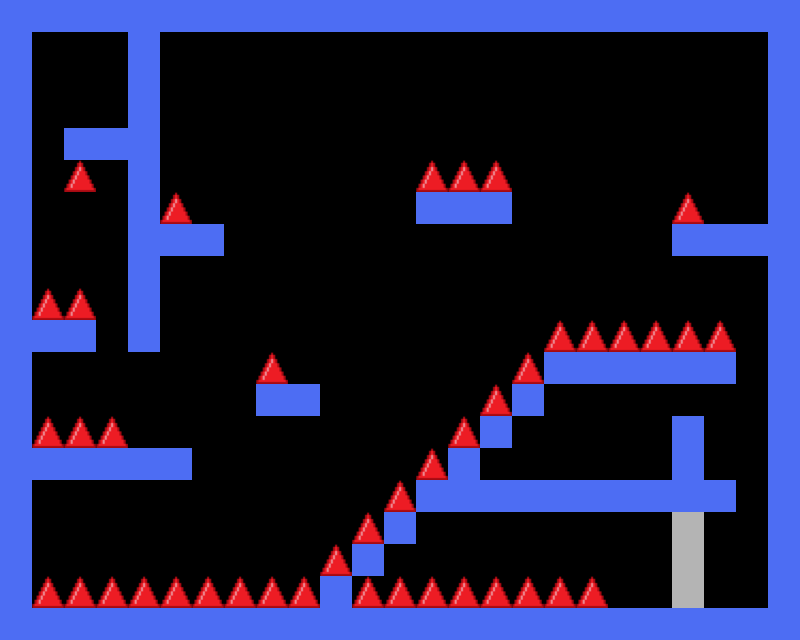

Tiled map render using the project's own tile images. Description and the whole map definition, tile-layer contents included, below:
An orthogonal 25x20 tile map with 32x32 px tiles, 3 tile layers (Collision, Spikes, TempBlocks), 3 tilesets.

<map version="1.8" orientation="orthogonal" width="25" height="20" tilewidth="32" tileheight="32" backgroundcolor="#000000">
    <tileset firstgid="1" name="black" tilewidth="32" tileheight="32">
        <image source="blooPixil.png" width="32" height="32" />
    </tileset>
    <tileset firstgid="2" name="spike" tilewidth="32" tileheight="32" tilecount="1" columns="1">
        <image source="32spike.png" width="32" height="32" />
    </tileset>
    <tileset firstgid="3" name="tempBlock" tilewidth="32" tileheight="32" tilecount="1" columns="1">
        <image source="tempBlock.png" width="32" height="32" />
    </tileset>
    <layer name="Collision" width="25" height="20">
        <data encoding="csv">
            1,1,1,1,1,1,1,1,1,1,1,1,1,1,1,1,1,1,1,1,1,1,1,1,1,
            1,0,0,0,1,0,0,0,0,0,0,0,0,0,0,0,0,0,0,0,0,0,0,0,1,
            1,0,0,0,1,0,0,0,0,0,0,0,0,0,0,0,0,0,0,0,0,0,0,0,1,
            1,0,0,0,1,0,0,0,0,0,0,0,0,0,0,0,0,0,0,0,0,0,0,0,1,
            1,0,1,1,1,0,0,0,0,0,0,0,0,0,0,0,0,0,0,0,0,0,0,0,1,
            1,0,0,0,1,0,0,0,0,0,0,0,0,0,0,0,0,0,0,0,0,0,0,0,1,
            1,0,0,0,1,0,0,0,0,0,0,0,0,1,1,1,0,0,0,0,0,0,0,0,1,
            1,0,0,0,1,1,1,0,0,0,0,0,0,0,0,0,0,0,0,0,0,1,1,1,1,
            1,0,0,0,1,0,0,0,0,0,0,0,0,0,0,0,0,0,0,0,0,0,0,0,1,
            1,0,0,0,1,0,0,0,0,0,0,0,0,0,0,0,0,0,0,0,0,0,0,0,1,
            1,1,1,0,1,0,0,0,0,0,0,0,0,0,0,0,0,0,0,0,0,0,0,0,1,
            1,0,0,0,0,0,0,0,0,0,0,0,0,0,0,0,0,1,1,1,1,1,1,0,1,
            1,0,0,0,0,0,0,0,1,1,0,0,0,0,0,0,1,0,0,0,0,0,0,0,1,
            1,0,0,0,0,0,0,0,0,0,0,0,0,0,0,1,0,0,0,0,0,1,0,0,1,
            1,1,1,1,1,1,0,0,0,0,0,0,0,0,1,0,0,0,0,0,0,1,0,0,1,
            1,0,0,0,0,0,0,0,0,0,0,0,0,1,1,1,1,1,1,1,1,1,1,0,1,
            1,0,0,0,0,0,0,0,0,0,0,0,1,0,0,0,0,0,0,0,0,0,0,0,1,
            1,0,0,0,0,0,0,0,0,0,0,1,0,0,0,0,0,0,0,0,0,0,0,0,1,
            1,0,0,0,0,0,0,0,0,0,1,0,0,0,0,0,0,0,0,0,0,0,0,0,1,
            1,1,1,1,1,1,1,1,1,1,1,1,1,1,1,1,1,1,1,1,1,1,1,1,1
        </data>
    </layer>
    <layer name="Spikes" width="25" height="20">
        <data encoding="csv">
            0,0,0,0,0,0,0,0,0,0,0,0,0,0,0,0,0,0,0,0,0,0,0,0,0,
            0,0,0,0,0,0,0,0,0,0,0,0,0,0,0,0,0,0,0,0,0,0,0,0,0,
            0,0,0,0,0,0,0,0,0,0,0,0,0,0,0,0,0,0,0,0,0,0,0,0,0,
            0,0,0,0,0,0,0,0,0,0,0,0,0,0,0,0,0,0,0,0,0,0,0,0,0,
            0,0,0,0,0,0,0,0,0,0,0,0,0,0,0,0,0,0,0,0,0,0,0,0,0,
            0,0,2,0,0,0,0,0,0,0,0,0,0,2,2,2,0,0,0,0,0,0,0,0,0,
            0,0,0,0,0,2,0,0,0,0,0,0,0,0,0,0,0,0,0,0,0,2,0,0,0,
            0,0,0,0,0,0,0,0,0,0,0,0,0,0,0,0,0,0,0,0,0,0,0,0,0,
            0,0,0,0,0,0,0,0,0,0,0,0,0,0,0,0,0,0,0,0,0,0,0,0,0,
            0,2,2,0,0,0,0,0,0,0,0,0,0,0,0,0,0,0,0,0,0,0,0,0,0,
            0,0,0,0,0,0,0,0,0,0,0,0,0,0,0,0,0,2,2,2,2,2,2,0,0,
            0,0,0,0,0,0,0,0,2,0,0,0,0,0,0,0,2,0,0,0,0,0,0,0,0,
            0,0,0,0,0,0,0,0,0,0,0,0,0,0,0,2,0,0,0,0,0,0,0,0,0,
            0,2,2,2,0,0,0,0,0,0,0,0,0,0,2,0,0,0,0,0,0,0,0,0,0,
            0,0,0,0,0,0,0,0,0,0,0,0,0,2,0,0,0,0,0,0,0,0,0,0,0,
            0,0,0,0,0,0,0,0,0,0,0,0,2,0,0,0,0,0,0,0,0,0,0,0,0,
            0,0,0,0,0,0,0,0,0,0,0,2,0,0,0,0,0,0,0,0,0,0,0,0,0,
            0,0,0,0,0,0,0,0,0,0,2,0,0,0,0,0,0,0,0,0,0,0,0,0,0,
            0,2,2,2,2,2,2,2,2,2,0,2,2,2,2,2,2,2,2,0,0,0,0,0,0,
            0,0,0,0,0,0,0,0,0,0,0,0,0,0,0,0,0,0,0,0,0,0,0,0,0
        </data>
    </layer>
    <layer name="TempBlocks" width="25" height="20">
        <data encoding="csv">
            0,0,0,0,0,0,0,0,0,0,0,0,0,0,0,0,0,0,0,0,0,0,0,0,0,
            0,0,0,0,0,0,0,0,0,0,0,0,0,0,0,0,0,0,0,0,0,0,0,0,0,
            0,0,0,0,0,0,0,0,0,0,0,0,0,0,0,0,0,0,0,0,0,0,0,0,0,
            0,0,0,0,0,0,0,0,0,0,0,0,0,0,0,0,0,0,0,0,0,0,0,0,0,
            0,0,0,0,0,0,0,0,0,0,0,0,0,0,0,0,0,0,0,0,0,0,0,0,0,
            0,0,0,0,0,0,0,0,0,0,0,0,0,0,0,0,0,0,0,0,0,0,0,0,0,
            0,0,0,0,0,0,0,0,0,0,0,0,0,0,0,0,0,0,0,0,0,0,0,0,0,
            0,0,0,0,0,0,0,0,0,0,0,0,0,0,0,0,0,0,0,0,0,0,0,0,0,
            0,0,0,0,0,0,0,0,0,0,0,0,0,0,0,0,0,0,0,0,0,0,0,0,0,
            0,0,0,0,0,0,0,0,0,0,0,0,0,0,0,0,0,0,0,0,0,0,0,0,0,
            0,0,0,0,0,0,0,0,0,0,0,0,0,0,0,0,0,0,0,0,0,0,0,0,0,
            0,0,0,0,0,0,0,0,0,0,0,0,0,0,0,0,0,0,0,0,0,0,0,0,0,
            0,0,0,0,0,0,0,0,0,0,0,0,0,0,0,0,0,0,0,0,0,0,0,0,0,
            0,0,0,0,0,0,0,0,0,0,0,0,0,0,0,0,0,0,0,0,0,0,0,0,0,
            0,0,0,0,0,0,0,0,0,0,0,0,0,0,0,0,0,0,0,0,0,0,0,0,0,
            0,0,0,0,0,0,0,0,0,0,0,0,0,0,0,0,0,0,0,0,0,0,0,0,0,
            0,0,0,0,0,0,0,0,0,0,0,0,0,0,0,0,0,0,0,0,0,3,0,0,0,
            0,0,0,0,0,0,0,0,0,0,0,0,0,0,0,0,0,0,0,0,0,3,0,0,0,
            0,0,0,0,0,0,0,0,0,0,0,0,0,0,0,0,0,0,0,0,0,3,0,0,0,
            0,0,0,0,0,0,0,0,0,0,0,0,0,0,0,0,0,0,0,0,0,0,0,0,0
        </data>
    </layer>
</map>
